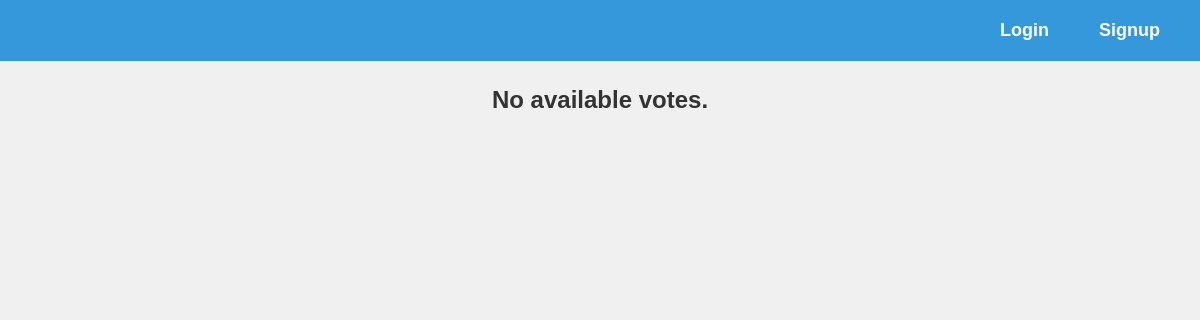
Page /homepage.php on the earlier database version.
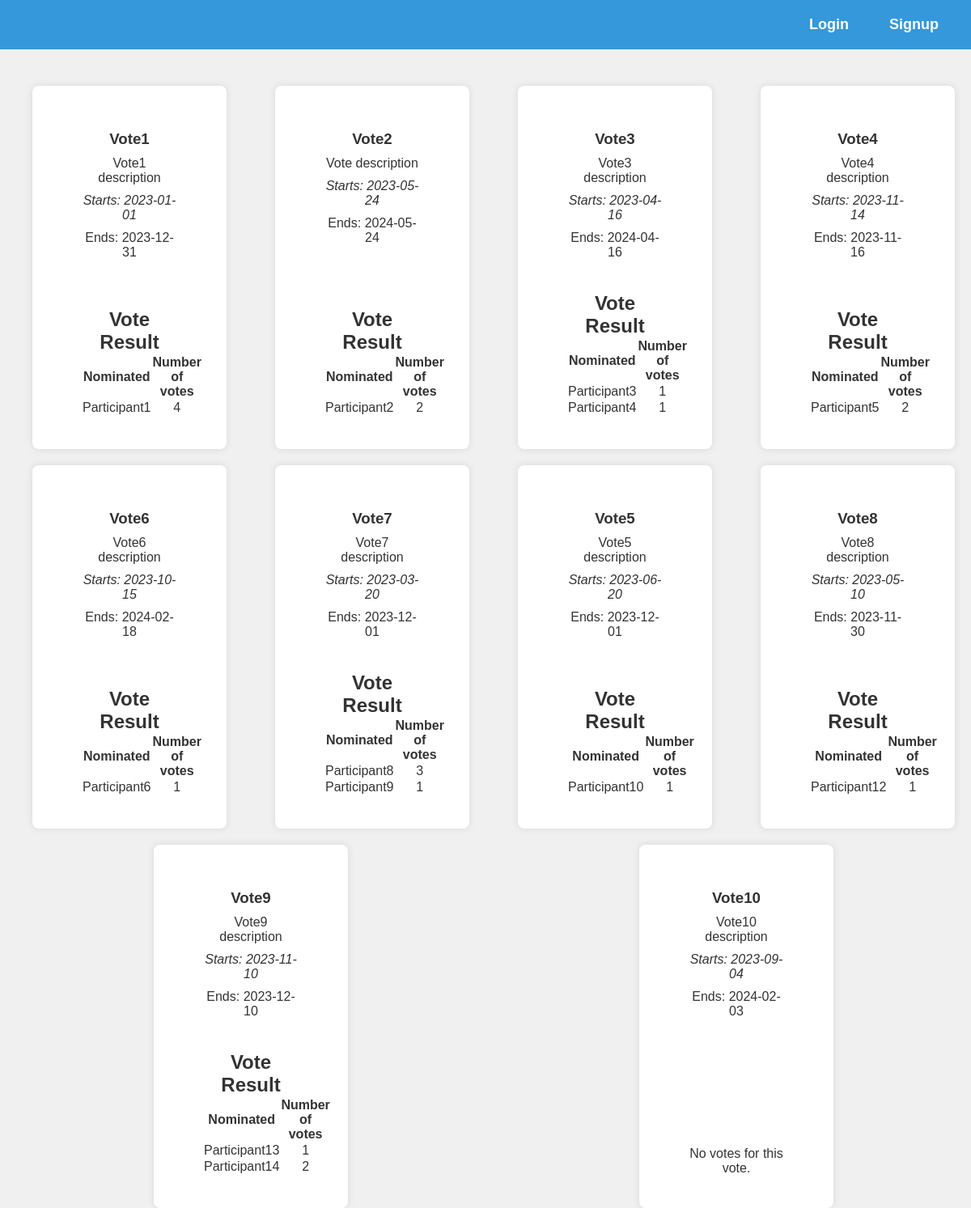
Same page on the later database version.
### tables this page shows
CREATE TABLE `szavazas` (
  `Megnevezes` varchar(20) NOT NULL,
  `Leiras` varchar(100) NOT NULL,
  `Jeloltek` text NOT NULL,
  `Indul` date NOT NULL,
  `Zarul` date NOT NULL,
  `Szavazas kod` int(6) NOT NULL,
  `Email` varchar(30) DEFAULT NULL
);

### homepage.php (the view, shortened to what this page needs)
<?php
$servername = "localhost";
$username = "root";
$password = "";
$database = "szavazatszamlalo";
$conn = new mysqli($servername, $username, $password, $database);
?>
<!DOCTYPE html>
<html>
<head>
    <link rel="stylesheet" type="text/css" href="homepage.css">
</head>
<body>
<header class="header">
    <div class="links">
        <?php
        if (isset($_SESSION['email'])) {
            echo '<form action="logout.php" method="post" class="logout-form">';
            echo '<button type="submit" class="logout-button">Logout</button>';
            echo '</form>';
        } else {
            echo '<a href="login.php" class="login-signup-container">';
            echo '<button class="login-button">Login</button>';
            echo '</a>';
            echo '<a href="signup.php" class="login-signup-container">';
            echo '<button class="signup-button">Signup</button>';
            echo '</a>';
        }
        ?>
    </div>
</header>
<div class="votes-container">
    <?php
    if (isset($_SESSION['email'])) {
        $query = "SELECT * FROM szavazas";
        $result = $conn->query($query);
        if ($result->num_rows > 0) {
            while ($row = $result->fetch_assoc()) {
                echo '<div class="vote">';
                echo '<div class="voting">';
                echo '<h3 class="vote-title">' . $row['Megnevezes'] . '</h3>';
                echo '<p class="vote-description">' . $row['Leiras'] . '</p>';
                echo '<p class="vote-start">Starts: ' . $row['Indul'] . '</p>';
                echo '<p class="vote-end">Ends: ' . $row['Zarul'] . '</p>';
                $currentDate = date('Y-m-d');
                if ($currentDate <= $row['Zarul']) {
                    echo '<h3 class="section-title">Vote for a Participant:</h3>';
                    echo '<form action="add_vote.php" method="post" class="vote-form">';
                    echo '<input type="hidden" name="vote_id" value="' . $row['Szavazas kod'] . '">';
                    echo '<select name="selected_participant" class="participant-select">';
                    $participants = explode(',', $row['Jeloltek']);
                    $existingParticipants = array();
                    foreach ($participants as $participant) {
                        if (!in_array($participant, $existingParticipants)) {
                            echo '<option value="' . $participant . '">' . $participant . '</option>';
                            $existingParticipants[] = $participant;
                        }
                    }
                    $addParticipantQuery = "SELECT DISTINCT `Nev` FROM jelolt WHERE `Szavazas kod` = ?";
                    if ($stmt = $conn->prepare($addParticipantQuery)) {
                        $stmt->bind_param("i", $row['Szavazas kod']);
                        $stmt->execute();
                        $participantsResult = $stmt->get_result();
                        $stmt->close();
                        while ($participantRow = $participantsResult->fetch_assoc()) {
                            $participant = $participantRow['Nev'];
                            if (!in_array($participant, $existingParticipants)) {
                                echo '<option value="' . $participant . '">' . $participant . '</option>';
                                $existingParticipants[] = $participant;
                            }
                        }
                    }
                    echo '</select>';
                    echo '<input type="submit" value="Vote" class="button primary-button">';
                    echo '</form>';
                }
                echo '</div>';
                echo '<div class="result">';
                $vote_id = $row['Szavazas kod'];
                $votingResultsQuery = "SELECT `Melyik jeloltre`, COUNT(*) AS `Szavazatok szama` FROM szavazat WHERE `Szavazas kod` = ? GROUP BY `Melyik jeloltre`";
                if ($stmt = $conn->prepare($votingResultsQuery)) {
                    $stmt->bind_param("i", $vote_id);
                    $stmt->execute();
                    $results = $stmt->get_result();
                    $stmt->close();
                    if ($results->num_rows > 0) {
                        echo '<h2 class="vote-result">Vote Result</h2>';
                        echo '<table>';
                        echo '<tr>';
                        echo '<th>Nominated</th>';
                        echo '<th>Number of votes</th>';
                        echo '</tr>';
                        while ($resultRow = $results->fetch_assoc()) {
                            echo '<tr>';
                            echo '<td>' . $resultRow['Melyik jeloltre'] . '</td>';
                            echo '<td>' . $resultRow['Szavazatok szama'] . '</td>';
                            echo '</tr>';
                        }
                        echo '</table>';
                    } else {
                        echo 'No votes for this vote.';
                    }
                }
                echo '</div>';
                echo '<div class="vote-links">';
                echo '<a href="add_new_participant.php?vote_id=' . $row['Szavazas kod'] . '" class="button">Add New Participant</a>';
                echo '<a href="add_participant_to_vote.php?vote_id=' . $row['Szavazas kod'] . '" class="button">Add Participant to the vote</a>';
                echo '<a href="extend_date.php?vote_id=' . $row['Szavazas kod'] . '" class="button">Extend Date</a>';
                echo '<a href="delete_participant.php?vote_id=' . $row['Szavazas kod'] . '" class="button">Delete Participant</a>';
                echo '<a href="update_participant.php?vote_id=' . $row['Szavazas kod'] . '" class="button">Update Participant Data</a>';
                echo '<a href="withdraw_participant.php?vote_id=' . $row['Szavazas kod'] . '" class="button">Withdraw Participant</a>';
                echo '</div>';
                echo '</div>';
            }
        } else {
            echo '<h2>No available votes.</h2>';
        }
    } else {
        $query = "SELECT * FROM szavazas";
        $result = $conn->query($query);
        if ($result->num_rows > 0) {
            while ($row = $result->fetch_assoc()) {
                echo '<div class="non-logged-vote">';
                echo '<div class="non-logged-voting">';
                echo '<h3 class="vote-title">' . $row['Megnevezes'] . '</h3>';
                echo '<p class="vote-description">' . $row['Leiras'] . '</p>';
                echo '<p class="vote-start">Starts: ' . $row['Indul'] . '</p>';
                echo '<p class "vote-end">Ends: ' . $row['Zarul'] . '</p>';
                echo '</div>';
                echo '<div class="non-logged-result">';
                $vote_id = $row['Szavazas kod'];
                $votingResultsQuery = "SELECT `Melyik jeloltre`, COUNT(*) AS `Szavazatok szama` FROM szavazat WHERE `Szavazas kod` = ? GROUP BY `Melyik jeloltre`";
                if ($stmt = $conn->prepare($votingResultsQuery)) {
                    $stmt->bind_param("i", $vote_id);
                    $stmt->execute();
                    $results = $stmt->get_result();
                    if ($results->num_rows > 0) {
                        echo '<h2 class="vote-result">Vote Result</h2>';
                        echo '<table>';
                        echo '<tr>';
                        echo '<th>Nominated</th>';
                        echo '<th>Number of votes</th>';
                        echo '</tr>';
                        while ($resultRow = $results->fetch_assoc()) {
                            echo '<tr>';
                            echo '<td>' . $resultRow['Melyik jeloltre'] . '</td>';
                            echo '<td>' . $resultRow['Szavazatok szama'] . '</td>';
                            echo '</tr>';
                        }
                        echo '</table>';
                    } else {
                        echo 'No votes for this vote.';
                    }
                }
                echo '</div>';
                echo '</div>';
            }
        } else {
            echo '<h2>No available votes.</h2>';
        }
    }
    ?>
</div>
</body>
</html>

### homepage.css (style rules this page uses)
* { margin: 0; padding: 0; box-sizing: border-box; }
body { font-family: Arial, sans-serif; background-color: #f0f0f0; margin: 0; padding: 0; color: #333; }
header { background-color: #3498db; color: #fff; padding: 10px 20px; text-align: center; display: flex; justify-content: space-between; align-items: center; }
.links { order: 2; }
.login-signup-container { display: flex; gap: 10px; }
.login-signup-container, .logout-form { display: inline; margin-left: 10px; }
.login-button, .signup-button, .logout-button { padding: 10px 20px; border: none; border-radius: 5px; text-align: center; text-decoration: none; background-color: #3498db; color: #fff; cursor: pointer; font-weight: 600; font-size: 18px; text-decoration: none; }
.votes-container { display: flex; flex-wrap: wrap; justify-content: space-around; }
.vote-title { color: #333; margin: 15px 0 10px; }
.vote-description { margin-bottom: 10px; }
.vote-start, .vote-end { font-style: italic; margin-bottom: 10px; }
.non-logged-vote { width: 20%; padding: 20px; margin-top: 20px; margin-left: 20px; background: #fff; border-radius: 8px; box-shadow: 0 0 10px 0 rgba(0, 0, 0, 0.1); text-align: center; display: flex; flex-direction: column; justify-content: space-between; }
.non-logged-voting { width: 80%; padding: 20px; margin: 0 auto; text-align: center; }
.non-logged-result { width: 80%; padding: 20px; margin: 0 auto; text-align: center; }

Differences in the rows shown:
added szavazas: Megnevezes "Vote1", Leiras "Vote1 description", Indul "2023-01-01", Zarul "2023-12-31", Melyik "Participant1", Szavazatok "4"
added szavazas: Megnevezes "Vote2", Leiras "Vote description", Indul "2023-05-24", Zarul "2024-05-24", Melyik "Participant2", Szavazatok "2"
added szavazas: Megnevezes "Vote3", Leiras "Vote3 description", Indul "2023-04-16", Zarul "2024-04-16", Melyik "Participant3", Szavazatok "1", Melyik "Participant4"
added szavazas: Megnevezes "Vote4", Leiras "Vote4 description", Indul "2023-11-14", Zarul "2023-11-16", Melyik "Participant5", Szavazatok "2"
added szavazas: Megnevezes "Vote6", Leiras "Vote6 description", Indul "2023-10-15", Zarul "2024-02-18", Melyik "Participant6", Szavazatok "1"
added szavazas: Megnevezes "Vote7", Leiras "Vote7 description", Indul "2023-03-20", Zarul "2023-12-01", Melyik "Participant8", Szavazatok "3", Melyik "Participant9", Szavazatok "1"
added szavazas: Megnevezes "Vote5", Leiras "Vote5 description", Indul "2023-06-20", Zarul "2023-12-01", Melyik "Participant10", Szavazatok "1"
added szavazas: Megnevezes "Vote8", Leiras "Vote8 description", Indul "2023-05-10", Zarul "2023-11-30", Melyik "Participant12", Szavazatok "1"
added szavazas: Megnevezes "Vote9", Leiras "Vote9 description", Indul "2023-11-10", Zarul "2023-12-10", Melyik "Participant13", Szavazatok "1", Melyik "Participant14", Szavazatok "2"
added szavazas: Megnevezes "Vote10", Leiras "Vote10 description", Indul "2023-09-04", Zarul "2024-02-03", shows "No votes for this vote."
Other differences:
text no longer shown: "No available votes."
